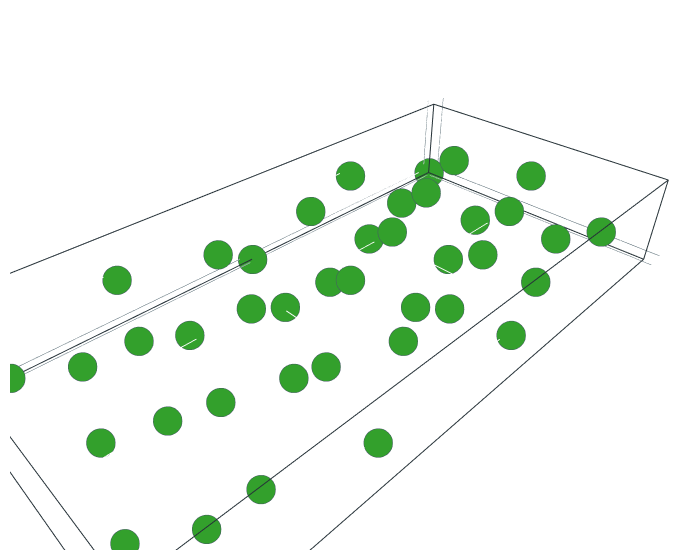

The cell this chart's notebook holds for it:
### Markdown cell above
and defect structures can also be created

### Code cell
struct = System.create.defect.grain_boundary(axis=[0,0,1], 
                        sigma=5, 
                        gb_plane=[3, -1, 0],
                        element='Fe',
                        graph=kg)
struct.show.all()

### Figure 1 — Plotly figure (JSON) as saved in the notebook; plotly's stock layout.template omitted (floating-point values rounded to 4 significant figures)
{"data": [{"line": {"color": "#263238", "width": 2}, "mode": "lines", "name": "lines", "showlegend": false, "type": "scatter3d", "x": [0.0, 18.15, 18.15, -5.557e-16, 0.0], "y": [0.0, 0.0, 9.076, 9.076, 0.0], "z": [0.0, 1.111e-15, 1.667e-15, 5.557e-16, 0.0]}, {"line": {"color": "#263238", "width": 2}, "mode": "lines", "name": "lines", "showlegend": false, "type": "scatter3d", "x": [0.0, 18.15, 18.15, -5.557e-16, 0.0], "y": [0.0, 0.0, 9.076, 9.076, 0.0], "z": [2.87, 2.87, 2.87, 2.87, 2.87]}, {"line": {"color": "#263238", "width": 2}, "mode": "lines", "name": "lines", "showlegend": false, "type": "scatter3d", "x": [0.0, 18.15, 18.15, 0.0, 0.0], "y": [0.0, 0.0, 0.0, 0.0, 0.0], "z": [0.0, 1.111e-15, 2.87, 2.87, 0.0]}, {"line": {"color": "#263238", "width": 2}, "mode": "lines", "name": "lines", "showlegend": false, "type": "scatter3d", "x": [-5.557e-16, 18.15, 18.15, -5.557e-16, -5.557e-16], "y": [9.076, 9.076, 9.076, 9.076, 9.076], "z": [5.557e-16, 1.667e-15, 2.87, 2.87, 5.557e-16]}, {"line": {"color": "#263238", "width": 2}, "mode": "lines", "name": "lines", "showlegend": false, "type": "scatter3d", "x": [0.0, -5.557e-16, -5.557e-16, 0.0, 0.0], "y": [0.0, 9.076, 9.076, 0.0, 0.0], "z": [0.0, 5.557e-16, 2.87, 2.87, 0.0]}, {"line": {"color": "#263238", "width": 2}, "mode": "lines", "name": "lines", "showlegend": false, "type": "scatter3d", "x": [18.15, 18.15, 18.15, 18.15, 18.15], "y": [0.0, 9.076, 9.076, 0.0, 0.0], "z": [1.111e-15, 1.667e-15, 2.87, 2.87, 1.111e-15]}, {"marker": {"color": "#33a02c", "line": {"color": "#455A64", "width": 0.5}, "opacity": 1, "size": 10, "sizemode": "diameter", "sizeref": 750}, "mode": "markers", "opacity": 1, "type": "scatter3d", "x": [0.0, 2.723, 1.815, 0.9076, 5.445, 4.538, 3.63, 8.168, 7.261, 6.353, 0.9076, 3.63, 2.723, 1.815, 6.353, 5.445, 4.538, -2.779e-16, 8.168, 7.261, 9.076, 11.8, 10.89, 9.983, 14.52, 13.61, 12.71, 17.24, 16.34, 15.43, 9.983, 12.71, 11.8, 10.89, 15.43, 14.52, 13.61, 9.076, 17.24, 16.34], "y": [0.0, 0.9076, 3.63, 6.353, 1.815, 4.538, 7.261, 2.723, 5.445, 8.168, 1.815, 2.723, 5.445, 8.168, 3.63, 6.353, 0.0, 4.538, 7.261, 0.9076, 0.0, 8.168, 5.445, 2.723, 7.261, 4.538, 1.815, 6.353, 3.63, 0.9076, 7.261, 6.353, 3.63, 0.9076, 5.445, 2.723, 0.0, 4.538, 1.815, 8.168], "z": [0.0, 2.223e-16, 3.334e-16, 4.446e-16, 4.446e-16, 5.557e-16, 6.669e-16, 6.669e-16, 7.78e-16, 8.892e-16, 1.435, 1.435, 1.435, 1.435, 1.435, 1.435, 1.435, 1.435, 1.435, 1.435, 4.119e-32, 6.669e-16, 7.766e-16, 1.081e-15, 7.78e-16, 6.929e-16, 9.975e-16, 8.892e-16, 6.669e-16, 9.138e-16, 1.435, 1.435, 1.435, 1.435, 1.435, 1.435, 1.435, 1.435, 1.435, 1.435]}], "layout": {"margin": {"b": 10, "l": 10, "r": 10, "t": 10}, "scene": {"aspectmode": "data", "xaxis": {"showbackground": false, "showticklabels": false, "title": {"text": ""}, "zerolinecolor": "#455A64"}, "yaxis": {"showbackground": false, "showticklabels": false, "title": {"text": ""}, "zerolinecolor": "#455A64"}, "zaxis": {"showbackground": false, "showticklabels": false, "title": {"text": ""}, "zerolinecolor": "#455A64"}}, "showlegend": false, "width": 700}}
